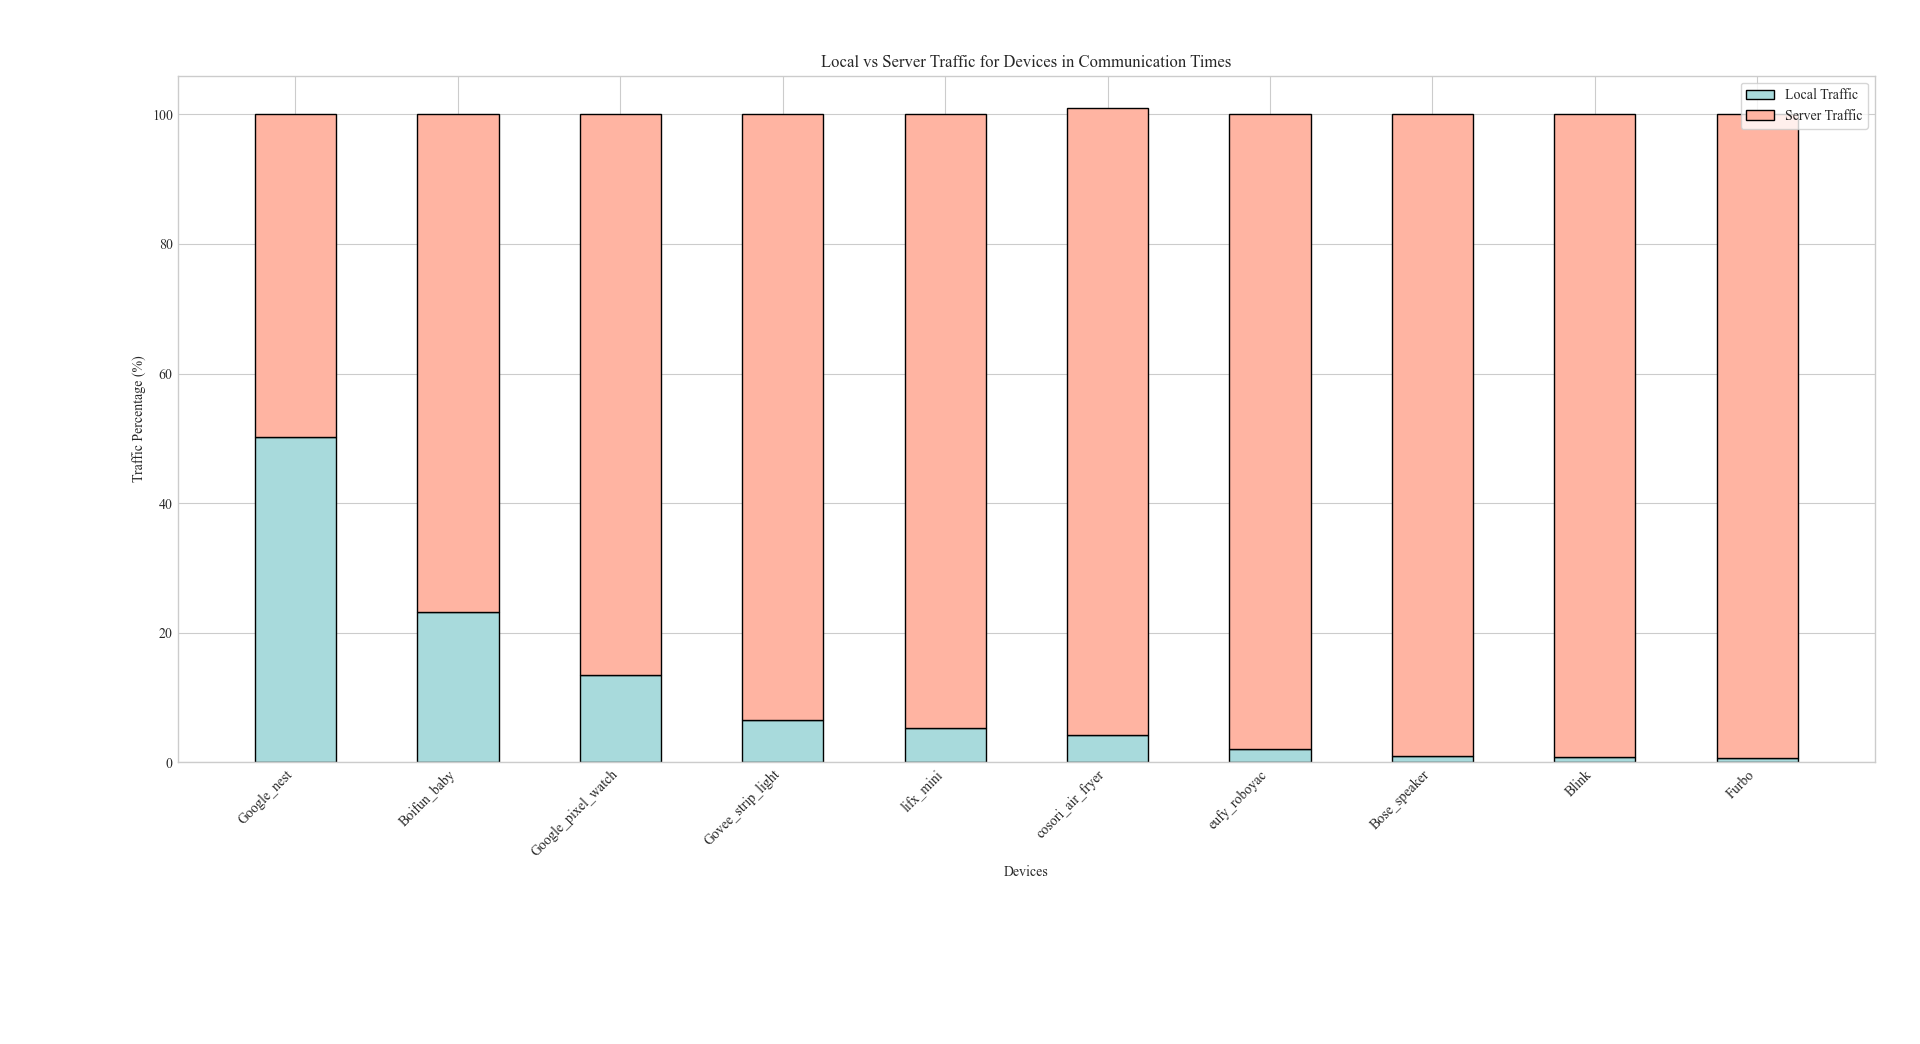

Recreate this plot in Python.
import matplotlib.pyplot as plt
import numpy as np


plt.style.use('seaborn-whitegrid')
plt.rcParams["font.family"] = "Times New Roman"

# Data
devices = [
    "Bose_speaker", "Furbo", "Blink", "Google_nest",
    "Govee_strip_light", "Google_pixel_watch", "cosori_air_fryer",
    "Boifun_baby", "eufy_roboyac", "lifx_mini"
]
local = [1.03, 0.64, 0.78, 50.18, 6.49, 13.47, 4.30, 23.16, 2.05, 5.24]
server = [98.97, 99.36, 99.22, 49.82, 93.51, 86.53, 96.60, 76.84, 97.95, 94.76]

# # Sort devices based on local traffic
sorted_indices = np.argsort(local)[::-1]
devices = [devices[i] for i in sorted_indices]
local = [local[i] for i in sorted_indices]
server = [server[i] for i in sorted_indices]

local_color = '#a8dadc'
server_color = '#ffb4a2'

bar_width = 0.5
index = np.arange(len(devices))
plt.bar(index, local, bar_width, label='Local Traffic', color=local_color, edgecolor='black')
plt.bar(index, server, bar_width, bottom=local, label='Server Traffic', color=server_color, edgecolor='black')

# Set the title, abscissa and ordinate labels of the graph
plt.xlabel('Devices')
plt.ylabel('Traffic Percentage (%)')
plt.title('Local vs Server Traffic for Devices in Communication Times')
plt.xticks(index, devices, rotation=45, ha="right")  
plt.legend(loc='upper right', frameon=True)
plt.tight_layout()
plt.show()
